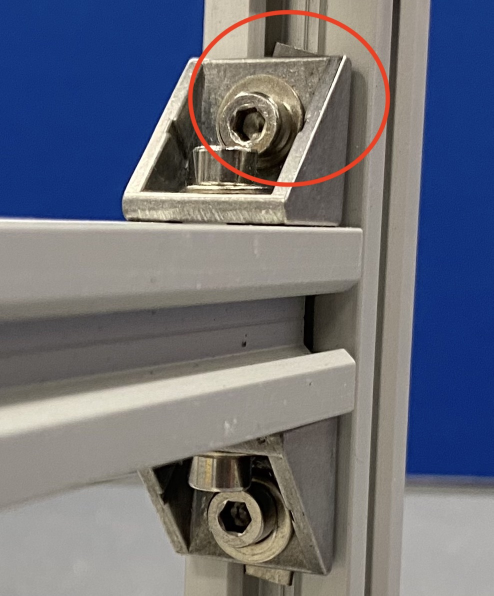
#> input picture Documentation/Images/back_compartment_detail.jpeg, 987 x 1191 px (shown at 1/2 size)
$ python template_matching.py --image ../../Documentation/Images/back_compartment_detail.jpeg --template ../../Documentation/Images/back_compartment_din_rail.jpeg
#> lines starting #> are read from the running program, lines starting #| are printed output that depends on the picture; after the words box and inside, x2 and y2 are one past the last pixel; in counts of white or black regions, pixels touching at a corner belong together; long printed decimals are rounded
# import the necessary packages
import argparse
import cv2

# construct the argument parser and parse the arguments
ap = argparse.ArgumentParser()
ap.add_argument("-i", "--image", type=str, required=True,
	help="path to input image where we'll apply template matching")
ap.add_argument("-t", "--template", type=str, required=True,
	help="path to template image")
args = vars(ap.parse_args())

# load the input image and template image from disk, then display
# them on our screen
print("[INFO] loading images...")
image = cv2.imread(args["image"])
#> image is the input picture: shape (1191, 987, 3); mean B, G, R 121.5, 110.8, 108.2
template = cv2.imread(args["template"])
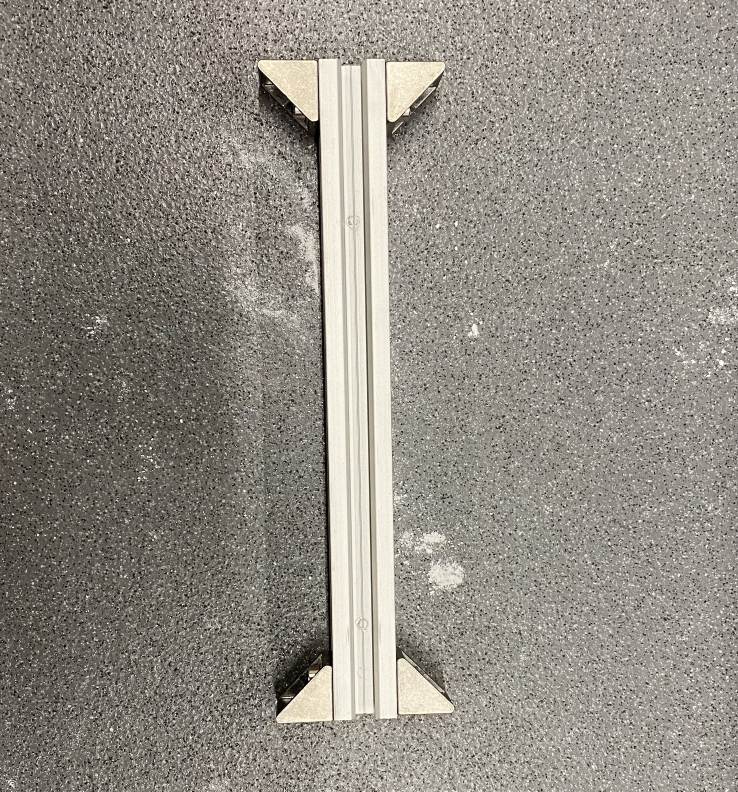
#> input picture Documentation/Images/back_compartment_din_rail.jpeg, 2214 x 2375 px (shown at 1/3 size)
#> template is the input picture: shape (2375, 2214, 3); mean B, G, R 131.4, 140.2, 145.1

#cv2.imshow("Image", image)
#cv2.imshow("Template", template)

# convert both the image and template to grayscale
imageGray = cv2.cvtColor(image, cv2.COLOR_BGR2GRAY)
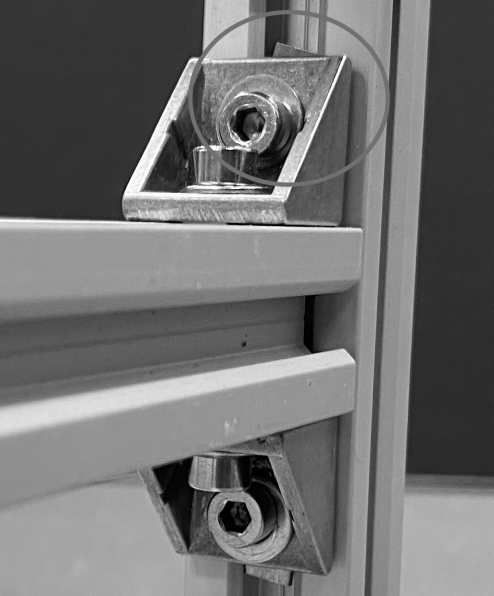
#> imageGray: shape (1191, 987) (shown at 1/2 size); min 0, max 255, mean 111.2
templateGray = cv2.cvtColor(template, cv2.COLOR_BGR2GRAY)

# perform template matching
print("[INFO] performing template matching...")
result = cv2.matchTemplate(imageGray, templateGray,
	cv2.TM_CCOEFF_NORMED)
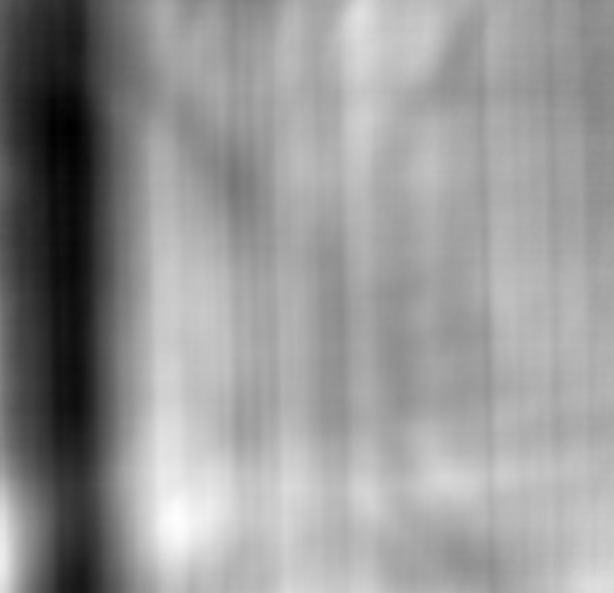
#> result: shape (1185, 1228) float32 (shown at 1/2 size); min -0.199, max 0.0938, mean -0.0254; drawn with min black and max white
(minVal, maxVal, minLoc, maxLoc) = cv2.minMaxLoc(result)
#> minVal = -0.199; maxVal = 0.0938; minLoc = (140, 255); maxLoc = (353, 1037)

print("maxVal", maxVal)
#| maxVal 0.09376

# determine the starting and ending (x, y)-coordinates of the
# bounding box
(startX, startY) = maxLoc
#> startX = 353; startY = 1037
endX = startX + template.shape[1]
#> endX = 2567
endY = startY + template.shape[0]
#> endY = 3412

# draw the bounding box on the image
cv2.rectangle(image, (startX, startY), (endX, endY), (255, 0, 0), 3)
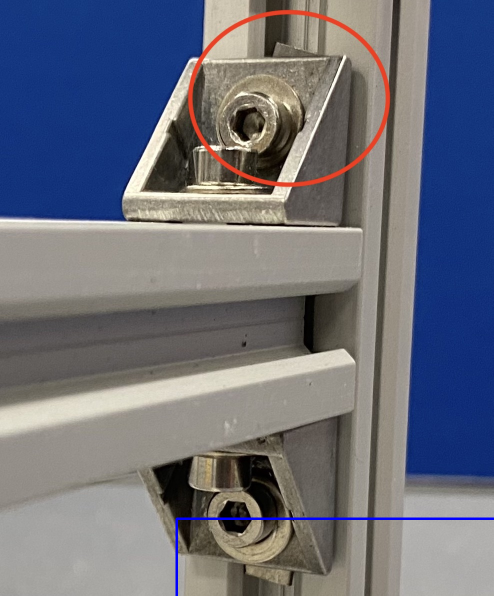
#> image: shape (1191, 987, 3) (shown at 1/2 size); 0.33% of pixels changed, all inside (x1, y1, x2, y2) = (351, 1035, 987, 1191)
# show the output image
cv2.imshow("Output", image)
cv2.waitKey(0)
